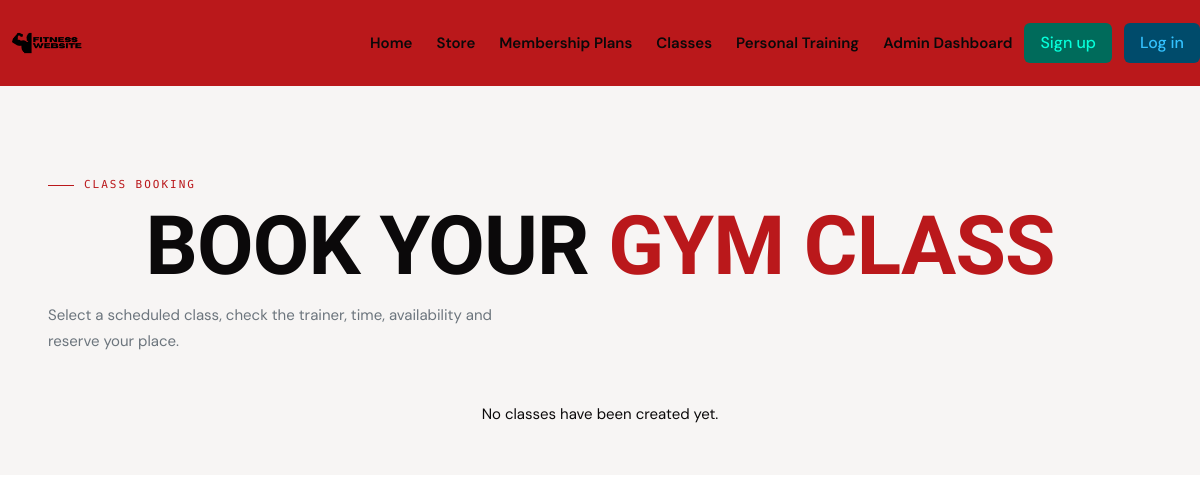
The page /class on the database as committed earlier.
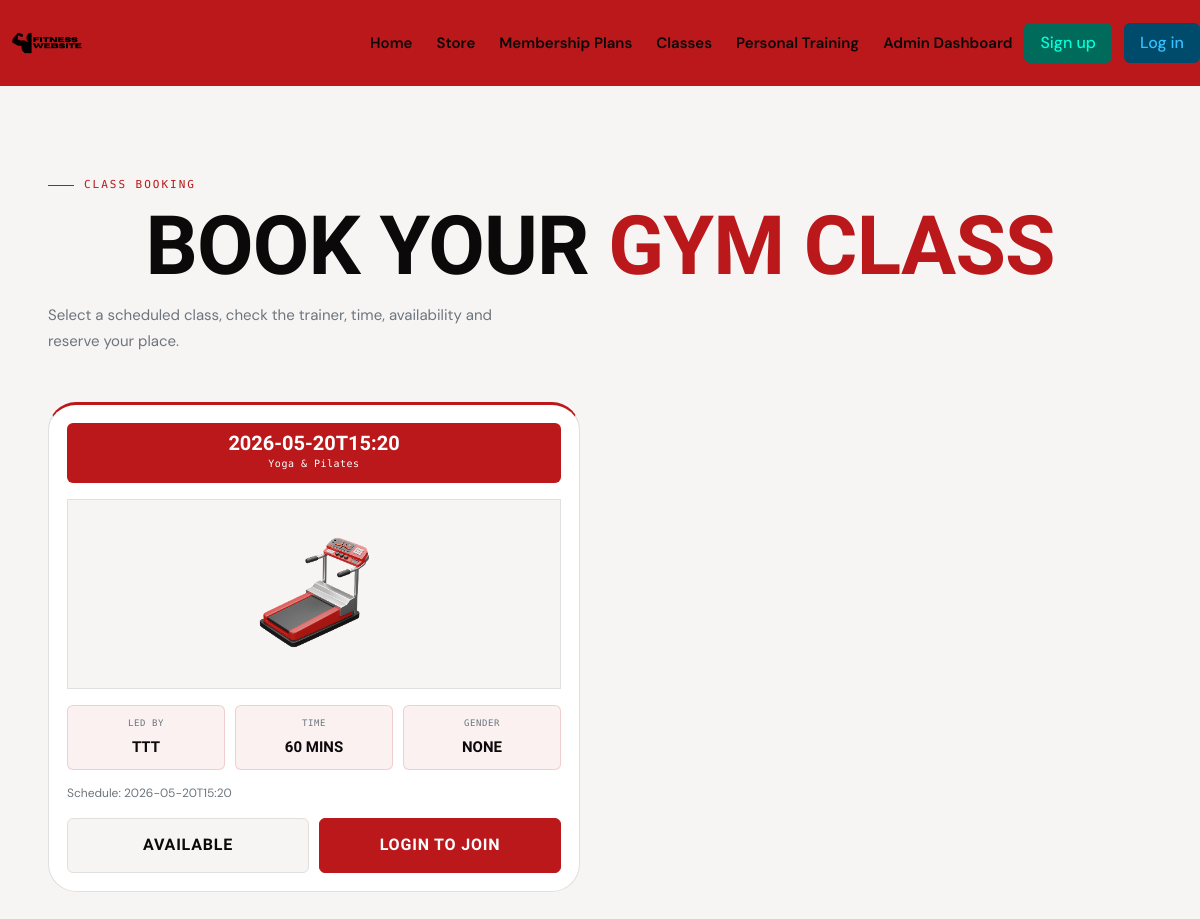
The same page on the database as committed later.
### tables this page shows
CREATE TABLE Class_table(Class_id Integer Primary Key Autoincrement, Name Text, Schedule Date, Duration Integer, Trainer_id Integer, Admin_id Integer, Foreign Key(Trainer_id) References Trainer_table(Trainer_id), Foreign Key(Admin_id) References Admin_table(Admin_id));

CREATE TABLE Trainer_table(Trainer_id Integer Primary Key Autoincrement, Name Text, Age Integer, Gender Text, Email TEXT, "Password" TEXT);

### app.py (the view)
@app.route("/class")
def classes():
    con, cur = database_connection()
    cur.execute("""
        SELECT
            Class_table.Class_id,
            Class_table.Name,
            Class_table.Schedule,
            Class_table.Duration,
            Trainer_table.Name,
            Trainer_table.Gender
        FROM Class_table
        JOIN Trainer_table
        ON Class_table.Trainer_id = Trainer_table.Trainer_id
        ORDER BY Class_table.Schedule ASC
    """)
    classes = cur.fetchall()
    joined_class_ids = []
    if current_user.is_authenticated and current_user.account_type == "User":
        cur.execute(
            "SELECT Class_id FROM Booking_table WHERE User_id = ?",
            (current_user.id,)
        )
        joined_class_ids = [row[0] for row in cur.fetchall()]
    con.close()
    return render_template("classes.html", classes=classes, joined_class_ids=joined_class_ids)

### app.py (called while the page is built)
def database_connection():
    con = sqlite3.connect("Fitness.db")
    cur = con.cursor()
    return con, cur

### templates/classes.html (shortened to what this page needs)
{% extends "base.html" %}
{% block head %}
    <link rel="stylesheet" href="{{ url_for('static', filename='Classes_page.css') }}">
{% endblock %}
{% block content %}
<section class="section class-booking-section">
    <div class="wrap">
        <div class="intro">
            <div class="intro-tag">Class Booking</div>
            <h1>Book your <strong>gym class</strong></h1>
            <p>Select a scheduled class, check the trainer, time, availability and reserve your place.</p>
        </div>
        <div class="columns is-multiline is-variable is-5">
            {% for class in classes %}
                <div class="column is-6">
                    <div class="class-card">
                        <div class="class-head">
                            <p>{{ class[2] }}</p>
                            <span>{{ class[1] }}</span>
                        </div>
                        <div class="class-image">
                            <img src="{{ url_for('static', filename='images/8.png') }}" alt="Treadmill">
                        </div>
                        <div class="class-info-grid">
                            <div class="info-box">
                                <span>Led by</span>
                                <strong>{{ class[4] }}</strong>
                            </div>
                            <div class="info-box">
                                <span>Time</span>
                                <strong>{{ class[3] }} mins</strong>
                            </div>
                            <div class="info-box">
                                <span>Gender</span>
                                <strong>{{ class[5] }}</strong>
                            </div>
                        </div>
                        <p class="schedule-text">
                            Schedule: {{ class[2] }}
                        </p>
                        <div class="class-actions">
                            <div class="places-box">
                                Available
                            </div>
                            {% if current_user.is_authenticated and current_user.account_type == "User" %}
                                {% if class[0] in joined_class_ids %}
                                    <form method="POST" action="{{ url_for('remove_class_booking', id=class[0]) }}">
                                        <button type="submit" class="join-btn remove-btn">
                                            Remove
                                        </button>
                                    </form>
                                {% else %}
                                    <form method="POST" action="{{ url_for('join_class', id=class[0]) }}">
                                        <button type="submit" class="join-btn">
                                            Join
                                        </button>
                                    </form>
                                {% endif %}
                            {% elif current_user.is_authenticated %}
                                <button class="join-btn disabled-btn" disabled>
                                    Members Only
                                </button>
                            {% else %}
                                <a href="{{ url_for('login') }}" class="join-btn">
                                    Login to Join
                                </a>
                            {% endif %}
                        </div>
                    </div>
                </div>
            {% else %}
                <div class="column is-12">
                    <p class="has-text-centered">
                        No classes have been created yet.
                    </p>
                </div>
            {% endfor %}
        </div>
    </div>
</section>
{% endblock %}

### templates/base.html (shortened to what this page needs)
<!DOCTYPE html>
<html lang="en">
<head>
    <link rel="stylesheet" href="https://cdn.jsdelivr.net/npm/bulma@1.0.4/css/bulma.min.css">
    <link rel="stylesheet" href="{{ url_for('static', filename='base.css')}}">
    {% block head %}{% endblock %}
</head>
<body>
    <nav class="navbar" role="navigation" aria-label="main navigation" style="background-color: var(--red) !important;">
      <div class="navbar-brand">
        <a class="navbar-item logo-item" href="{{ url_for('home') }}">
            <img src="{{ url_for('static', filename='images/logo.png')}}">
        </a>
      </div>
      <div id="navbarBasicExample" class="navbar-menu">
        <div class="navbar-end navbar-section">
            <a class="navbar-item" href="{{url_for('home')}}" style="color: var(--ink) !important;">
              <strong>Home</strong>
            </a>
            <a class="navbar-item" href="{{url_for('store')}}" style="color: var(--ink) !important;">
              <strong>Store</strong>
            </a>
            <a class="navbar-item" href="{{ url_for('membership') }}" style="color: var(--ink) !important;">
              <strong>Membership Plans</strong>
            </a>
            <a class="navbar-item" href="{{url_for('classes')}}" style="color: var(--ink) !important;">
              <strong>Classes</strong>
            </a>
            <a class="navbar-item" style="color: var(--ink) !important;">
              <strong>Personal Training</strong>
            </a>
            <a class="navbar-item" href="{{url_for('admin_dashboard')}}" style="color: var(--ink) !important;">
              <strong>Admin Dashboard</strong>
            </a>
            {% if current_user.is_authenticated %}
                <button class="buttons">
                    <a class="button is-dark is-info" href="">
                        <span class="material-symbols-outlined" >
                            account_circle
                        </span>
                    </a>
                    <a class="button is-danger is-dark" href="{{ url_for('logout') }}">
                        log out
                    </a>
                </button>
            {% else %}
                <div class="buttons">
                  <a class="button is-primary is-dark" href="{{ url_for('sign_up') }}">
                    Sign up
                  </a>
                  <a class="button is-info is-dark" href="{{ url_for('login') }}">
                    Log in
                  </a>
                </div>
            {% endif %}
        </div>
      </div>
    </nav>
    {% block content %}{% endblock %}
</body>
</html>

### static/base.css (style rules this page uses)
:root { --red: #BA181B; --white: #FFFFFF; --gray: #6C757D; --red-hover: #9b1315; --gray-light: #e9ecef; --ink: #0B090A; --surface: #F7F5F4; --card-bg: #FFFFFF; --border: #e2dfdd; --heading: 'Barlow Condensed', sans-serif; --body: 'DM Sans', sans-serif; --mono: 'DM Mono', monospace; --ease: 0.22s cubic-bezier(0.4, 0, 0.2, 1); --radius: 4px; }
*, *::before, *::after { box-sizing: border-box; margin: 0; padding: 0; }
html { scroll-behavior: smooth; }
body { font-family: var(--body); color: var(--ink); background: var(--surface); line-height: 1.65; font-size: 15px; }
.navbar-item img { max-height: none !important; height: 70px; }

### static/Classes_page.css (style rules this page uses)
:root { --red: #BA181B; --white: #FFFFFF; --gray: #6C757D; --red-hover: #9b1315; --gray-light: #e9ecef; --ink: #0B090A; --surface: #F7F5F4; --card-bg: #FFFFFF; --border: #e2dfdd; --heading: 'Barlow Condensed', sans-serif; --body: 'DM Sans', sans-serif; --mono: 'DM Mono', monospace; --ease: 0.22s cubic-bezier(0.4, 0, 0.2, 1); --radius: 4px; }
*, *::before, *::after { box-sizing: border-box; margin: 0; padding: 0; }
html { scroll-behavior: smooth; }
body { font-family: var(--body); color: var(--ink); background: var(--surface); line-height: 1.65; font-size: 15px; }
.intro { margin-bottom: 48px; animation: rise 0.5s ease 0.05s both; }
.intro-tag { font-family: var(--mono); font-size: 11px; letter-spacing: 0.18em; text-transform: uppercase; color: var(--red); display: flex; align-items: center; gap: 10px; margin-bottom: 14px; }
.intro-tag::before { content: ''; display: block; width: 26px; height: 1px; background: var(--red); }
.intro h1 { font-family: var(--heading); font-size: clamp(48px, 7vw, 82px); text-align: center; line-height: 0.94; font-weight: 800; text-transform: uppercase; letter-spacing: -0.01em; color: var(--ink); margin-bottom: 18px; }
.intro h1 strong { font-weight: 800; color: var(--red); }
.intro p { font-size: 15px; color: var(--gray); max-width: 460px; line-height: 1.7; }
.class-booking-section { background: var(--surface); padding-top: 90px; }
.class-card { background: var(--card-bg); border: 1px solid var(--border); border-top: 3px solid var(--red); border-radius: 28px; padding: 18px; position: relative; transition: transform var(--ease), box-shadow var(--ease), border-color var(--ease); }
.class-head { background: var(--red); color: var(--white); text-align: center; padding: 10px 16px; border-radius: 6px; margin-bottom: 16px; }
.class-head p { font-family: var(--heading); font-size: 20px; font-weight: 800; line-height: 1; margin: 0; }
.class-head span { display: block; font-family: var(--mono); font-size: 10px; margin-top: 3px; letter-spacing: 0.05em; }
.class-image { height: 190px; border: 1px solid var(--border); background: var(--surface); display: flex; align-items: center; justify-content: center; margin-bottom: 16px; overflow: hidden; }
.class-image img { max-width: 220px; max-height: 160px; object-fit: contain; }
.class-info-grid { display: grid; grid-template-columns: repeat(3, 1fr); gap: 10px; margin-bottom: 14px; }
.info-box { background: rgba(186, 24, 27, 0.06); border: 1px solid rgba(186, 24, 27, 0.16); border-radius: 6px; padding: 10px; text-align: center; }
.info-box span { display: block; font-family: var(--mono); font-size: 9px; color: var(--gray); text-transform: uppercase; letter-spacing: 0.06em; }
.info-box strong { display: block; margin-top: 4px; font-family: var(--heading); font-size: 15px; color: var(--ink); text-transform: uppercase; }
.schedule-text { font-size: 12px; color: var(--gray); margin-bottom: 14px; }
.class-actions { display: grid; grid-template-columns: 1fr 1fr; gap: 10px; }
.places-box, .join-btn { padding: 13px 16px; border-radius: 6px; text-align: center; font-family: var(--heading); font-size: 16px; font-weight: 800; text-transform: uppercase; letter-spacing: 0.05em; }
.places-box { background: var(--surface); border: 1px solid var(--border); color: var(--ink); }
.join-btn { background: var(--red); border: 1px solid var(--red); color: var(--white); cursor: pointer; transition: background var(--ease), transform var(--ease); }

Rows that differ between the two databases and show on the page:
added Class_table: Schedule "2026-05-20T15:20", Name "Yoga & Pilates", Name "TTT", Duration "60", class "NONE"
Other text that changed with them:
text no longer shown: "No classes have been created yet."
